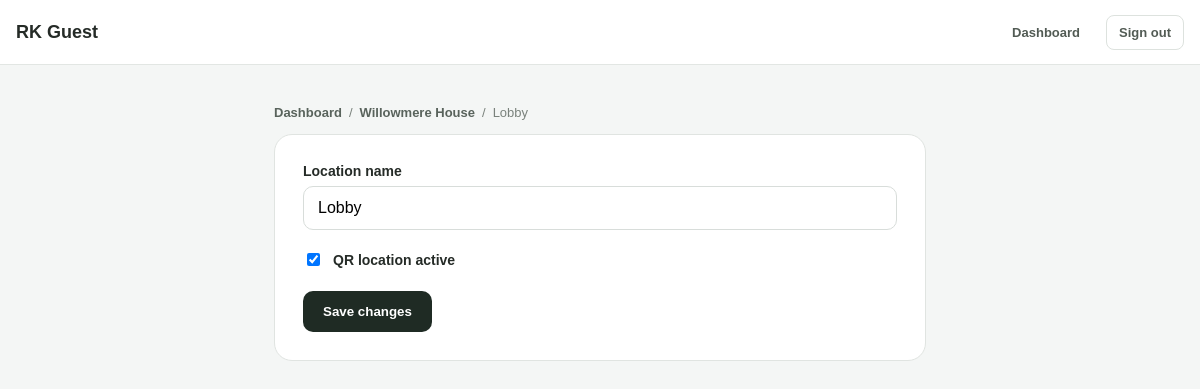
Page /dashboard/properties/willowmere-house/qr-locations/4/edit/ (signed in) on the committed database.
### properties/models.py (models this page shows, shortened)
class Property(models.Model):
    name = models.CharField(max_length=200)
    slug = models.SlugField(unique=True)
    description = models.TextField(blank=True)
    logo = models.ImageField(
        upload_to="property_logos/",
        blank=True,
        null=True,
    )
    phone = models.CharField(max_length=50, blank=True)
    email = models.EmailField(blank=True)
    website = models.URLField(blank=True)
    address = models.TextField(blank=True)
    primary_colour = models.CharField(
        max_length=7,
        default="#000000",
    )
    is_active = models.BooleanField(default=True)
    created_at = models.DateTimeField(auto_now_add=True)
    updated_at = models.DateTimeField(auto_now=True)

class QRLocation(models.Model):
    property = models.ForeignKey(
        Property,
        on_delete=models.CASCADE,
        related_name="qr_locations",
    )
    name = models.CharField(max_length=120)
    slug = models.SlugField()
    is_active = models.BooleanField(default=True)
    created_at = models.DateTimeField(auto_now_add=True)
    updated_at = models.DateTimeField(auto_now=True)
    class Meta:
        ordering = (
            "name",
        )
        constraints = [
            models.UniqueConstraint(
                fields=("property", "slug"),
                name="unique_qr_location_slug_per_property",
            )
        ]

### dashboard/views.py (the view, shortened to what this page needs)
@login_required
def qr_location_edit(request, slug, location_id):
    property_obj = get_object_or_404(
        Property,
        slug=slug,
        is_active=True,
        memberships__user=request.user,
    )
    location = get_object_or_404(
        QRLocation,
        id=location_id,
        property=property_obj,
    )
    return render(
        request,
        "dashboard/qr_location_form.html",
        {
            "property": property_obj,
            "location": location,
        },
    )

### dashboard/templates/dashboard/qr_location_form.html (shortened to what this page needs)
{% extends "dashboard/base.html" %}
{% block content %}
<main class="container">
    <div class="page-breadcrumbs">
        <a href="{% url 'dashboard:home' %}">
            Dashboard
        </a>
        <span>/</span>
        <a href="{% url 'dashboard:property_manage' property.slug %}">
            {{ property.name }}
        </a>
        <span>/</span>
        <span>
            {% if location %}
                {{ location.name }}
            {% else %}
                Add QR location
            {% endif %}
        </span>
    </div>
    <section class="card">
    <form method="post">
        <div class="field">
            <label for="name">
                Location name
            </label>
            <input
                id="name"
                name="name"
                type="text"
                placeholder="Example: Room 101"
                value="{% if location %}{{ location.name }}{% endif %}"
                required
            >
        </div>
        {% if location %}
            <div class="checkbox-field">
                <input
                    id="is_active"
                    name="is_active"
                    type="checkbox"
                    {% if location.is_active %}
                        checked
                    {% endif %}
                >
                <label for="is_active">
                    QR location active
                </label>
            </div>
        {% endif %}
        <button
            class="save-button"
            type="submit"
        >
            {% if location %}
                Save changes
            {% else %}
                Create QR location
            {% endif %}
        </button>
    </form>
</section>
</main>
{% endblock %}

### rows in the picture
Property: name "Willowmere House"
QRLocation: name "Lobby", is_active "☑"
